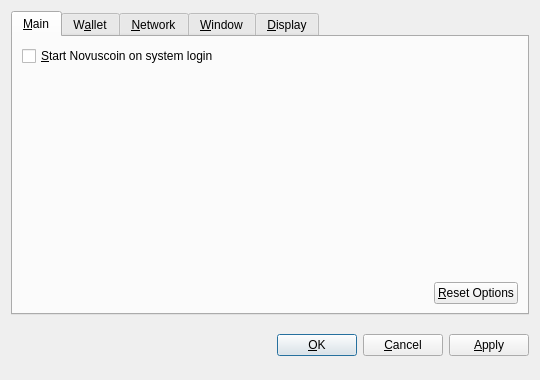
<?xml version="1.0" encoding="UTF-8"?>
<ui version="4.0">
 <class>OptionsDialog</class>
 <widget class="QDialog" name="OptionsDialog">
  <property name="geometry">
   <rect>
    <x>0</x>
    <y>0</y>
    <width>540</width>
    <height>380</height>
   </rect>
  </property>
  <property name="windowTitle">
   <string>Options</string>
  </property>
  <property name="modal">
   <bool>true</bool>
  </property>
  <layout class="QVBoxLayout" name="verticalLayout">
   <item>
    <widget class="QTabWidget" name="tabWidget">
     <property name="tabPosition">
      <enum>QTabWidget::North</enum>
     </property>
     <property name="currentIndex">
      <number>0</number>
     </property>
     <widget class="QWidget" name="tabMain">
      <attribute name="title">
       <string>&amp;Main</string>
      </attribute>
      <layout class="QVBoxLayout" name="verticalLayout_Main">
       <item>
        <widget class="QCheckBox" name="bitcoinAtStartup">
         <property name="toolTip">
          <string>Automatically start Novuscoin after logging in to the system.</string>
         </property>
         <property name="text">
          <string>&amp;Start Novuscoin on system login</string>
         </property>
        </widget>
       </item>
       <item>
        <spacer name="verticalSpacer_Main">
         <property name="orientation">
          <enum>Qt::Vertical</enum>
         </property>
         <property name="sizeHint" stdset="0">
          <size>
           <width>20</width>
           <height>40</height>
          </size>
         </property>
        </spacer>
       </item>
       <item>
        <layout class="QHBoxLayout" name="horizontalLayout_2_Main">
         <item>
          <spacer name="horizontalSpacer_2_Main">
           <property name="orientation">
            <enum>Qt::Horizontal</enum>
           </property>
           <property name="sizeHint" stdset="0">
            <size>
             <width>40</width>
             <height>20</height>
            </size>
           </property>
          </spacer>
         </item>
         <item>
          <widget class="QPushButton" name="resetButton">
           <property name="toolTip">
            <string>Reset all client options to default.</string>
           </property>
           <property name="text">
            <string>&amp;Reset Options</string>
           </property>
           <property name="autoDefault">
            <bool>false</bool>
           </property>
          </widget>
         </item>
        </layout>
       </item>
      </layout>
     </widget>
     <widget class="QWidget" name="tabWallet">
      <attribute name="title">
       <string>W&amp;allet</string>
      </attribute>
      <layout class="QVBoxLayout" name="verticalLayout_Network">
       <item>
        <widget class="QLabel" name="transactionFeeInfoLabel">
         <property name="text">
          <string>Optional transaction fee per kB that helps make sure your transactions are processed quickly. Most transactions are 1 kB.</string>
         </property>
         <property name="textFormat">
          <enum>Qt::PlainText</enum>
         </property>
         <property name="wordWrap">
          <bool>true</bool>
         </property>
        </widget>
       </item>
       <item>
        <layout class="QHBoxLayout" name="horizontalLayout_1_Main">
         <item>
          <widget class="QLabel" name="transactionFeeLabel">
           <property name="text">
            <string>Pay transaction &amp;fee</string>
           </property>
           <property name="textFormat">
            <enum>Qt::PlainText</enum>
           </property>
           <property name="buddy">
            <cstring>transactionFee</cstring>
           </property>
          </widget>
         </item>
         <item>
          <widget class="BitcoinAmountField" name="transactionFee"/>
         </item>
         <item>
          <spacer name="horizontalSpacer_1_Main">
           <property name="orientation">
            <enum>Qt::Horizontal</enum>
           </property>
           <property name="sizeHint" stdset="0">
            <size>
             <width>40</width>
             <height>20</height>
            </size>
           </property>
          </spacer>
         </item>
        </layout>
       </item>
       <item>
        <widget class="QLabel" name="label">
         <property name="text">
          <string>If you disable the spending of unconfirmed change, the change from a transaction cannot be used until that transaction has at least one confirmation. This also affects how your balance is computed.</string>
         </property>
         <property name="wordWrap">
          <bool>true</bool>
         </property>
        </widget>
       </item>
       <item>
        <widget class="QCheckBox" name="spendZeroConfChange">
         <property name="text">
          <string>Spend unconfirmed change  (experts only)</string>
         </property>
        </widget>
       </item>
       <item>
        <spacer name="verticalSpacer">
         <property name="orientation">
          <enum>Qt::Vertical</enum>
         </property>
         <property name="sizeHint" stdset="0">
          <size>
           <width>20</width>
           <height>40</height>
          </size>
         </property>
        </spacer>
       </item>
      </layout>
     </widget>
     <widget class="QWidget" name="tabNetwork">
      <attribute name="title">
       <string>&amp;Network</string>
      </attribute>
      <layout class="QVBoxLayout" name="verticalLayout_Network">
       <item>
        <widget class="QCheckBox" name="mapPortUpnp">
         <property name="toolTip">
          <string>Automatically open the Novuscoin client port on the router. This only works when your router supports UPnP and it is enabled.</string>
         </property>
         <property name="text">
          <string>Map port using &amp;UPnP</string>
         </property>
        </widget>
       </item>
       <item>
        <widget class="QCheckBox" name="connectSocks">
         <property name="toolTip">
          <string>Connect to the Novuscoin network through a SOCKS proxy (e.g. when connecting through Tor).</string>
         </property>
         <property name="text">
          <string>&amp;Connect through SOCKS proxy:</string>
         </property>
        </widget>
       </item>
       <item>
        <layout class="QHBoxLayout" name="horizontalLayout_Network">
         <item>
          <widget class="QLabel" name="proxyIpLabel">
           <property name="text">
            <string>Proxy &amp;IP:</string>
           </property>
           <property name="textFormat">
            <enum>Qt::PlainText</enum>
           </property>
           <property name="buddy">
            <cstring>proxyIp</cstring>
           </property>
          </widget>
         </item>
         <item>
          <widget class="QValidatedLineEdit" name="proxyIp">
           <property name="maximumSize">
            <size>
             <width>140</width>
             <height>16777215</height>
            </size>
           </property>
           <property name="toolTip">
            <string>IP address of the proxy (e.g. 127.0.0.1)</string>
           </property>
          </widget>
         </item>
         <item>
          <widget class="QLabel" name="proxyPortLabel">
           <property name="text">
            <string>&amp;Port:</string>
           </property>
           <property name="textFormat">
            <enum>Qt::PlainText</enum>
           </property>
           <property name="buddy">
            <cstring>proxyPort</cstring>
           </property>
          </widget>
         </item>
         <item>
          <widget class="QLineEdit" name="proxyPort">
           <property name="maximumSize">
            <size>
             <width>55</width>
             <height>16777215</height>
            </size>
           </property>
           <property name="toolTip">
            <string>Port of the proxy (e.g. 9050)</string>
           </property>
          </widget>
         </item>
         <item>
          <widget class="QLabel" name="socksVersionLabel">
           <property name="text">
            <string>SOCKS &amp;Version:</string>
           </property>
           <property name="textFormat">
            <enum>Qt::PlainText</enum>
           </property>
           <property name="buddy">
            <cstring>socksVersion</cstring>
           </property>
          </widget>
         </item>
         <item>
          <widget class="QValueComboBox" name="socksVersion">
           <property name="toolTip">
            <string>SOCKS version of the proxy (e.g. 5)</string>
           </property>
          </widget>
         </item>
         <item>
          <spacer name="horizontalSpacer_Network">
           <property name="orientation">
            <enum>Qt::Horizontal</enum>
           </property>
           <property name="sizeHint" stdset="0">
            <size>
             <width>40</width>
             <height>20</height>
            </size>
           </property>
          </spacer>
         </item>
        </layout>
       </item>
       <item>
        <spacer name="verticalSpacer_Network">
         <property name="orientation">
          <enum>Qt::Vertical</enum>
         </property>
         <property name="sizeHint" stdset="0">
          <size>
           <width>20</width>
           <height>40</height>
          </size>
         </property>
        </spacer>
       </item>
      </layout>
     </widget>
     <widget class="QWidget" name="tabWindow">
      <attribute name="title">
       <string>&amp;Window</string>
      </attribute>
      <layout class="QVBoxLayout" name="verticalLayout_Window">
       <item>
        <widget class="QCheckBox" name="minimizeToTray">
         <property name="toolTip">
          <string>Show only a tray icon after minimizing the window.</string>
         </property>
         <property name="text">
          <string>&amp;Minimize to the tray instead of the taskbar</string>
         </property>
        </widget>
       </item>
       <item>
        <widget class="QCheckBox" name="minimizeOnClose">
         <property name="toolTip">
          <string>Minimize instead of exit the application when the window is closed. When this option is enabled, the application will be closed only after selecting Quit in the menu.</string>
         </property>
         <property name="text">
          <string>M&amp;inimize on close</string>
         </property>
        </widget>
       </item>
       <item>
        <spacer name="verticalSpacer_Window">
         <property name="orientation">
          <enum>Qt::Vertical</enum>
         </property>
         <property name="sizeHint" stdset="0">
          <size>
           <width>20</width>
           <height>40</height>
          </size>
         </property>
        </spacer>
       </item>
      </layout>
     </widget>
     <widget class="QWidget" name="tabDisplay">
      <attribute name="title">
       <string>&amp;Display</string>
      </attribute>
      <layout class="QVBoxLayout" name="verticalLayout_Display">
       <item>
        <layout class="QHBoxLayout" name="horizontalLayout_1_Display">
         <item>
          <widget class="QLabel" name="langLabel">
           <property name="text">
            <string>User Interface &amp;language:</string>
           </property>
           <property name="textFormat">
            <enum>Qt::PlainText</enum>
           </property>
           <property name="buddy">
            <cstring>lang</cstring>
           </property>
          </widget>
         </item>
         <item>
          <widget class="QValueComboBox" name="lang">
           <property name="toolTip">
            <string>The user interface language can be set here. This setting will take effect after restarting Novuscoin.</string>
           </property>
          </widget>
         </item>
        </layout>
       </item>
       <item>
        <layout class="QHBoxLayout" name="horizontalLayout_2_Display">
         <item>
          <widget class="QLabel" name="unitLabel">
           <property name="text">
            <string>&amp;Unit to show amounts in:</string>
           </property>
           <property name="textFormat">
            <enum>Qt::PlainText</enum>
           </property>
           <property name="buddy">
            <cstring>unit</cstring>
           </property>
          </widget>
         </item>
         <item>
          <widget class="QValueComboBox" name="unit">
           <property name="toolTip">
            <string>Choose the default subdivision unit to show in the interface and when sending coins.</string>
           </property>
          </widget>
         </item>
        </layout>
       </item>
       <item>
        <widget class="QCheckBox" name="displayAddresses">
         <property name="toolTip">
          <string>Whether to show Novuscoin addresses in the transaction list or not.</string>
         </property>
         <property name="text">
          <string>&amp;Display addresses in transaction list</string>
         </property>
        </widget>
       </item>
       <item>
        <widget class="QCheckBox" name="coinControlFeatures">
         <property name="toolTip">
          <string>Whether to show coin control features or not.</string>
         </property>
         <property name="text">
          <string>Display coin &amp;control features (experts only!)</string>
         </property>
        </widget>
       </item>
       <item>
        <spacer name="verticalSpacer_Display">
         <property name="orientation">
          <enum>Qt::Vertical</enum>
         </property>
         <property name="sizeHint" stdset="0">
          <size>
           <width>20</width>
           <height>40</height>
          </size>
         </property>
        </spacer>
       </item>
      </layout>
     </widget>
    </widget>
   </item>
   <item>
    <layout class="QHBoxLayout" name="horizontalLayout_Buttons">
     <item>
      <spacer name="horizontalSpacer_1">
       <property name="orientation">
        <enum>Qt::Horizontal</enum>
       </property>
       <property name="sizeHint" stdset="0">
        <size>
         <width>40</width>
         <height>48</height>
        </size>
       </property>
      </spacer>
     </item>
     <item>
      <widget class="QLabel" name="statusLabel">
       <property name="font">
        <font>
         <weight>75</weight>
         <bold>true</bold>
        </font>
       </property>
       <property name="text">
        <string/>
       </property>
       <property name="textFormat">
        <enum>Qt::PlainText</enum>
       </property>
       <property name="wordWrap">
        <bool>true</bool>
       </property>
      </widget>
     </item>
     <item>
      <spacer name="horizontalSpacer_2">
       <property name="orientation">
        <enum>Qt::Horizontal</enum>
       </property>
       <property name="sizeHint" stdset="0">
        <size>
         <width>40</width>
         <height>48</height>
        </size>
       </property>
      </spacer>
     </item>
     <item>
      <widget class="QPushButton" name="okButton">
       <property name="text">
        <string>&amp;OK</string>
       </property>
      </widget>
     </item>
     <item>
      <widget class="QPushButton" name="cancelButton">
       <property name="text">
        <string>&amp;Cancel</string>
       </property>
       <property name="autoDefault">
        <bool>false</bool>
       </property>
      </widget>
     </item>
     <item>
      <widget class="QPushButton" name="applyButton">
       <property name="text">
        <string>&amp;Apply</string>
       </property>
       <property name="autoDefault">
        <bool>false</bool>
       </property>
      </widget>
     </item>
    </layout>
   </item>
  </layout>
 </widget>
 <customwidgets>
  <customwidget>
   <class>BitcoinAmountField</class>
   <extends>QSpinBox</extends>
   <header>bitcoinamountfield.h</header>
  </customwidget>
  <customwidget>
   <class>QValueComboBox</class>
   <extends>QComboBox</extends>
   <header>qvaluecombobox.h</header>
  </customwidget>
  <customwidget>
   <class>QValidatedLineEdit</class>
   <extends>QLineEdit</extends>
   <header>qvalidatedlineedit.h</header>
  </customwidget>
 </customwidgets>
 <resources/>
 <connections/>
</ui>
